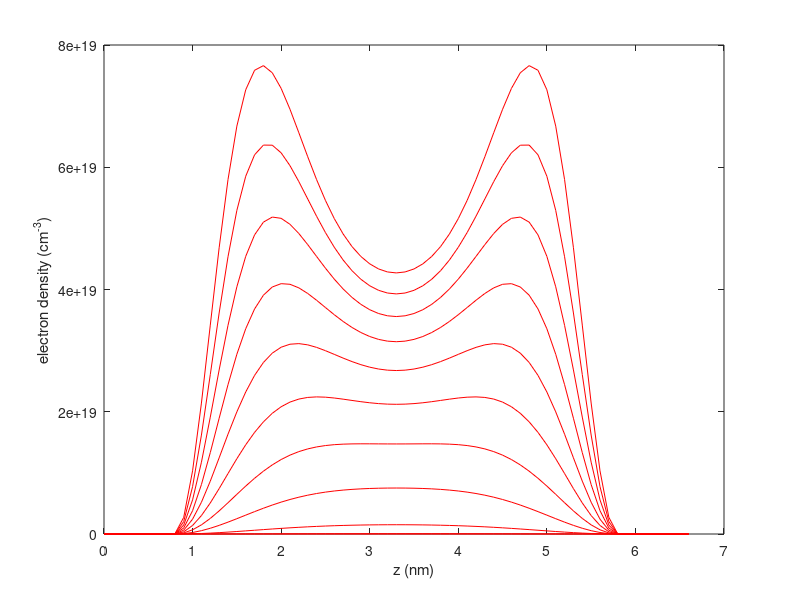

The MATLAB source for this figure:
clear;

h = 6.626176e-34; % Planck constant, J s
hbar = h / (2*pi); % Reduced Planck constant, J s
q = 1.602192e-19; % Elementary charge, C
m0 = 9.109534e-31; % Electron rest mass, kg
eps0 = 8.854187817e-12; % Vacuum permittivity, F/m
k_B = 1.380662e-23; % Boltzmann constant, J/K
T = 300.0; % Temperature, K
thermal = k_B*T/q; % Thermal voltage, V
Lx = 100e-9; Ly = 100e-9; % Lenghs, m
Deltaz = 0.1e-9; % 0.1 nm spacing
N = 67; % 6.6 nm thick
z = Deltaz*transpose([0:N-1]); % real space, m
interface1 = 9; % At x=0.8 nm
interface2 = 59; % At x=5.8 nm
eps_si = 11.7; eps_ox = 3.9; % Relative permittivity
Nacc = 1e24; % 1e18 /cm^3
ni = 1.075e16; % 1.075e10 /cm^3
coef_Poi = Deltaz*Deltaz*q/eps0;
Ec_Ei = 0.56; % E_c-E_i, eV


Vg=[0:0.1:1];
% electron_Poi=zeros(N,length(Vg));   % Electron density, /m^3
electron_Sch = zeros(N,length(Vg)); % Electron density, /m^3
V = zeros(N,length(Vg));            % Potential energy, J
phi = zeros(N,length(Vg));
phi(:,1) = 0.33374;

nSubband = 10;

%%% Non-linear Poisson equation %%%
for newton = 1: 20
    res = zeros(N,1);
    Jaco = sparse(N,N);
    res(1,1) = phi(1,1) - 0.33374;
    Jaco(1,1) = 1.0;
    res(N,1) = phi(N,1) - 0.33374;
    Jaco(N,N) = 1.0;
    
    %%% Laplacian %%%
    for ii=2:N-1
        if (ii< interface1 || ii> interface2)
            res(ii,1) = eps_ox*phi(ii+1,1) - 2*eps_ox*phi(ii,1) + eps_ox*phi(ii-1,1);
            Jaco(ii,ii-1) = eps_ox; Jaco(ii,ii) = -2*eps_ox; Jaco(ii,ii+1) = eps_ox;
        elseif (ii==interface1)
            res(ii,1) = eps_si*phi(ii+1,1) - (eps_si+eps_ox)*phi(ii,1) + eps_ox*phi(ii-1,1);
            Jaco(ii,ii-1) = eps_ox; Jaco(ii,ii) = -(eps_si+eps_ox); Jaco(ii,ii+1) = eps_si;
        elseif (ii==interface2)
            res(ii,1) = eps_ox*phi(ii+1,1) - (eps_ox+eps_si)*phi(ii,1) + eps_si*phi(ii-1,1);
            Jaco(ii,ii-1) = eps_si; Jaco(ii,ii) = -(eps_ox+eps_si); Jaco(ii,ii+1) = eps_ox;
        else
            res(ii,1) = eps_si*phi(ii+1,1) - 2*eps_si*phi(ii,1) + eps_si*phi(ii-1,1);
            Jaco(ii,ii-1) = eps_si; Jaco(ii,ii) = -2*eps_si; Jaco(ii,ii+1) = eps_si;
        end
    end
    
    %%% Charge %%%
    for ii=interface1:interface2
        if (ii==interface1)
            res(ii,1) = res(ii,1) - coef_Poi*(Nacc+ni*exp(phi(ii,1)/thermal))*0.5;
            Jaco(ii,ii) = Jaco(ii,ii) - coef_Poi*ni*exp(phi(ii,1)/thermal)/thermal*0.5;
        elseif (ii==interface2)
            res(ii,1) = res(ii,1) - coef_Poi*(Nacc+ni*exp(phi(ii,1)/thermal))*0.5;
            Jaco(ii,ii) = Jaco(ii,ii) - coef_Poi*ni*exp(phi(ii,1)/thermal)/thermal*0.5;
        else
            res(ii,1) = res(ii,1) - coef_Poi*(Nacc+ni*exp(phi(ii,1)/thermal));
            Jaco(ii,ii) = Jaco(ii,ii) - coef_Poi*ni*exp(phi(ii,1)/thermal)/thermal;
        end
    end
    update = Jaco \ (-res);
    phi(:,1) = phi(:,1) + update;
    
    error = max(abs(update));
    if error < 1e-10
        break;
    end
    
%         %%% Poisson electron density %%%
%     for ii=interface1:interface2
%         if ii == interface1 || ii== interface2
%             electron_Poi(ii,1) = ni*exp(phi(ii,1)/thermal)/1e6; %/cm^3
%         else
%             electron_Poi(ii,1) = ni*exp(phi(ii,1)/thermal)/1e6; %/cm^3
%         end
%     end  
    
end


Schrhodinger_loop = 40;
Update_MAX = zeros(Schrhodinger_loop,length(Vg));
for i = 1:length(Vg)
    
    if i>1
        phi(:,i) = phi(:,i-1);
    end
    
    %%% Schrhodinger eqaution %%%
    for iNewton = 1:Schrhodinger_loop
        
        V(:,i) = q*Ec_Ei - q*phi(:,i); % Potential energy, J
        electron_Sch(:,i) = 0; % Electron density, /m^3
        %     totalNumber = 0;
        
        for iValley = 1:3
            mass = ones(3)*0.19;
            mass(iValley) = 0.91;
            coef_Sch = 2*Lx*Ly/(2*pi)*sqrt(mass(1)*mass(2))*m0/(hbar^2)*(k_B*T); %spin
            
            
            Nbulk = interface2-interface1-1; % Number of bulk silicon nodes
            Hamil = zeros(Nbulk,Nbulk);
            Hamil(1,1) = -2; Hamil(1,2) = 1;
            
            for ii=2:Nbulk-1
                Hamil(ii,ii+1) = 1;
                Hamil(ii,ii ) = -2;
                Hamil(ii,ii-1) = 1;
            end
            
            Hamil(Nbulk,Nbulk) = -2; Hamil(Nbulk,Nbulk-1) = 1;
            
            
            for ii=1:Nbulk
                Hamil(ii,ii) = Hamil(ii,ii) -2*mass(3)*m0*(Deltaz/hbar)^2*V(ii+interface1,i);
            end
            
            
            [eigenvectors,eigenvalues] = eig(Hamil);
            scaledEz = diag(eigenvalues)/(-2*mass(3)*m0*(Deltaz/hbar)^2); % Eigenenergy, J
            [sortedEz,sortedIndex] = sort(scaledEz);
            
            %%% Calculation of the electron density %%%
            
            for n=1:nSubband
                Ez = sortedEz(n,1);
                wavefunction2 = eigenvectors(:,sortedIndex(n)).^2;
                normalization = sum(wavefunction2)*Deltaz;
                wavefunction2 = wavefunction2 / normalization;
                subbandNumber = 2*coef_Sch*log(1+exp(-Ez/(k_B*T))); % valley degeneracy
                %             totalNumber = totalNumber + subbandNumber;
                electron_Sch(interface1+1:interface2-1,i) = electron_Sch(interface1+1:interface2-1,i) + 1/(Lx*Ly)*wavefunction2*subbandNumber;
            end
            
        end
        
        %%% Poisson equation %%%
        
        for poisson_newton = 1:20
            
            res = zeros(N,1);
            Jaco = sparse(N,N);
            res(1,1) = phi(1,i) - 0.33374-Vg(i);
            Jaco(1,1) = 1.0;
            res(N,1) = phi(N,i) - 0.33374-Vg(i);
            Jaco(N,N) = 1.0;
            
            %%% Laplacian %%%
            for ii=2:N-1
                if (ii< interface1 || ii> interface2)
                    res(ii,1) = eps_ox*phi(ii+1,i) - 2*eps_ox*phi(ii,i) + eps_ox*phi(ii-1,i);
                    Jaco(ii,ii-1) = eps_ox; Jaco(ii,ii) = -2*eps_ox; Jaco(ii,ii+1) = eps_ox;
                elseif (ii==interface1)
                    res(ii,1) = eps_si*phi(ii+1,i) - (eps_si+eps_ox)*phi(ii,i) + eps_ox*phi(ii-1,i);
                    Jaco(ii,ii-1) = eps_ox; Jaco(ii,ii) = -(eps_si+eps_ox); Jaco(ii,ii+1) = eps_si;
                elseif (ii==interface2)
                    res(ii,1) = eps_ox*phi(ii+1,i) - (eps_ox+eps_si)*phi(ii,i) + eps_si*phi(ii-1,i);
                    Jaco(ii,ii-1) = eps_si; Jaco(ii,ii) = -(eps_ox+eps_si); Jaco(ii,ii+1) = eps_ox;
                else
                    res(ii,1) = eps_si*phi(ii+1,i) - 2*eps_si*phi(ii,i) + eps_si*phi(ii-1,i);
                    Jaco(ii,ii-1) = eps_si; Jaco(ii,ii) = -2*eps_si; Jaco(ii,ii+1) = eps_si;
                end
            end
            
            %%% Charge %%%
            for ii=interface1:interface2
                if (ii==interface1)
                    res(ii,1) = res(ii,1) - coef_Poi*(Nacc)*0.5;
                    Jaco(ii,ii) = Jaco(ii,ii);
                elseif (ii==interface2)
                    res(ii,1) = res(ii,1)- coef_Poi*(Nacc)*0.5;
                    Jaco(ii,ii) = Jaco(ii,ii);
                else
                    res(ii,1) = res(ii,1) - coef_Poi*(Nacc+electron_Sch(ii,i));
                    Jaco(ii,ii) = Jaco(ii,ii) - coef_Poi*electron_Sch(ii,i)/thermal;
                end
            end
            update = Jaco \ (-res);
            phi(:,i) = phi(:,i) + update;
            
            for ii=interface1+1:interface2-1
                electron_Sch(ii,i) = electron_Sch(ii,i).*exp(update(ii,1)/thermal);
            end
            
            
            if poisson_newton == 1
                Update_MAX(iNewton,i) = max(abs(update));
            end
            
            error = max(abs(update));
            if error < 1e-10
                break;
            end
        end
    end   
end


electron_Sch = electron_Sch/1e6; %/cm^3

plot(z*1e9,electron_Sch,'r'); hold on;
xlabel('z (nm)')
ylabel('electron density (cm^{-3})')
